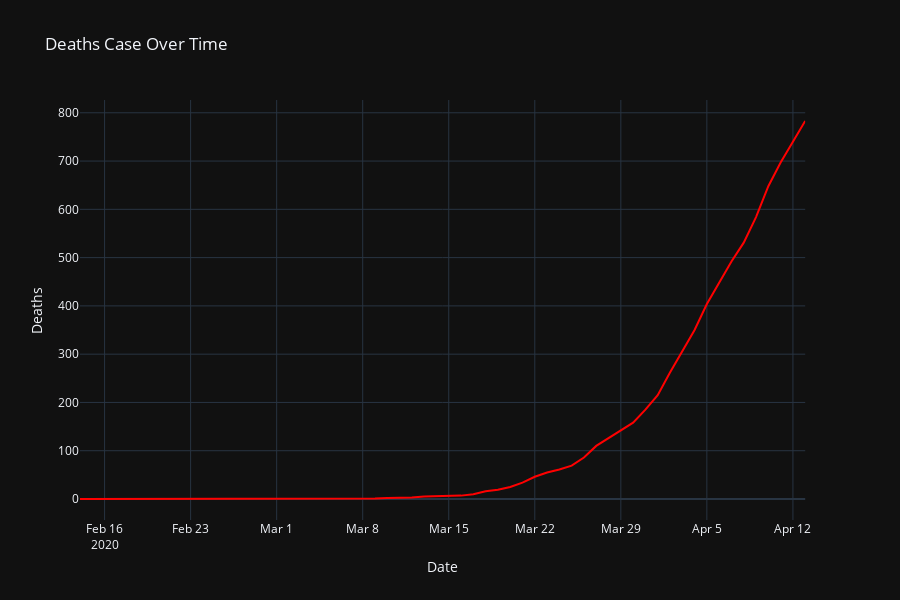

The notebook cell saved with this chart:
### Code cell
# increase in deaths cases over time
death_case = df.groupby('Date')['Deaths'].sum().reset_index()
fig = px.line(death_case, x="Date", y="Deaths", color_discrete_sequence=['Red'],
              title="Deaths Case Over Time")
fig.show()

### Figure 1 — Plotly figure (JSON) as saved in the notebook; plotly's stock layout.template omitted (floating-point values rounded to 4 significant figures)
{"data": [{"hoverlabel": {"namelength": 0}, "hovertemplate": "Date=%{x}<br>Deaths=%{y}", "legendgroup": "", "line": {"color": "Red", "dash": "solid"}, "mode": "lines", "name": "", "showlegend": false, "type": "scatter", "x": ["2020-02-14T00:00:00", "2020-02-15T00:00:00", "2020-02-16T00:00:00", "2020-02-17T00:00:00", "2020-02-18T00:00:00", "2020-02-19T00:00:00", "2020-02-20T00:00:00", "2020-02-21T00:00:00", "2020-02-22T00:00:00", "2020-02-23T00:00:00", "2020-02-24T00:00:00", "2020-02-25T00:00:00", "2020-02-26T00:00:00", "2020-02-27T00:00:00", "2020-02-28T00:00:00", "2020-02-29T00:00:00", "2020-03-01T00:00:00", "2020-03-02T00:00:00", "2020-03-03T00:00:00", "2020-03-04T00:00:00", "2020-03-05T00:00:00", "2020-03-06T00:00:00", "2020-03-07T00:00:00", "2020-03-08T00:00:00", "2020-03-09T00:00:00", "2020-03-10T00:00:00", "2020-03-11T00:00:00", "2020-03-12T00:00:00", "2020-03-13T00:00:00", "2020-03-14T00:00:00", "2020-03-15T00:00:00", "2020-03-16T00:00:00", "2020-03-17T00:00:00", "2020-03-18T00:00:00", "2020-03-19T00:00:00", "2020-03-20T00:00:00", "2020-03-21T00:00:00", "2020-03-22T00:00:00", "2020-03-23T00:00:00", "2020-03-24T00:00:00", "2020-03-25T00:00:00", "2020-03-26T00:00:00", "2020-03-27T00:00:00", "2020-03-28T00:00:00", "2020-03-29T00:00:00", "2020-03-30T00:00:00", "2020-03-31T00:00:00", "2020-04-01T00:00:00", "2020-04-02T00:00:00", "2020-04-03T00:00:00", "2020-04-04T00:00:00", "2020-04-05T00:00:00", "2020-04-06T00:00:00", "2020-04-07T00:00:00", "2020-04-08T00:00:00", "2020-04-09T00:00:00", "2020-04-10T00:00:00", "2020-04-11T00:00:00", "2020-04-12T00:00:00", "2020-04-13T00:00:00"], "xaxis": "x", "y": [0, 0, 0, 0, 0, 0, 0, 0, 0, 0, 0, 0, 0, 0, 0, 0, 0, 0, 0, 0, 0, 0, 0, 1, 1, 2, 2, 3, 5, 6, 7, 7, 10, 16, 19, 25, 34, 46, 55, 61, 69, 86, 110, 126, 143, 158, 185, 215, 262, 306, 350, 404, 447, 492, 531, 584, 648, 697, 740, 783], "yaxis": "y"}], "layout": {"height": 600, "legend": {"tracegroupgap": 0}, "title": {"text": "Deaths Case Over Time"}, "xaxis": {"anchor": "y", "domain": [0, 0.98], "title": {"text": "Date"}}, "yaxis": {"anchor": "x", "domain": [0, 1], "title": {"text": "Deaths"}}}}
